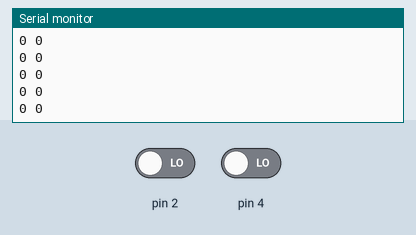
A sketch run on a simulated Arduino Uno, built with avr-gcc and run on an emulated ATmega328P. On the bench: the last lines printed to the serial monitor. The inputs (shaded band) are chosen by the test bench; at power-on: pin 2 LOW, pin 4 LOW.

Above: at 1.2 s.
1.3 s: pin 2 driven HIGH
At 1.42 s:
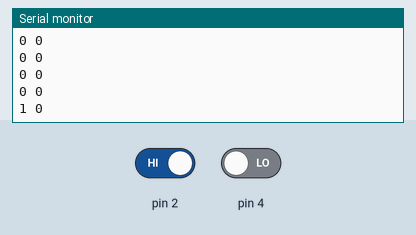
2.8 s: pin 4 driven HIGH
At 2.93 s:
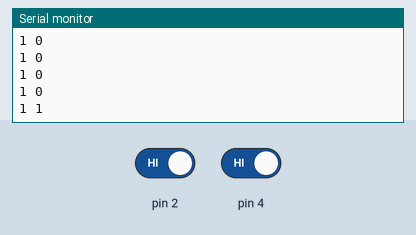
4.3 s: pin 2 driven LOW
At 4.43 s:
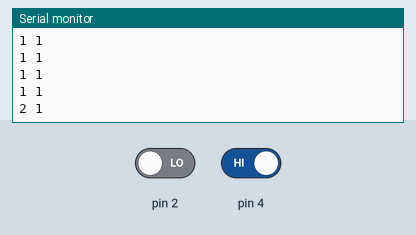
5.8 s: pin 4 driven LOW
At 5.94 s:
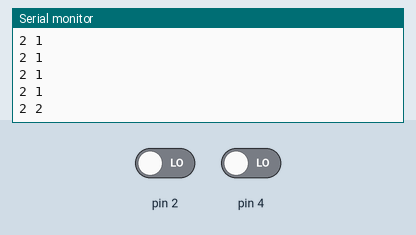
Timing chart, 0 to 8.3 s (numbered marks = the images above; inputs shaded):
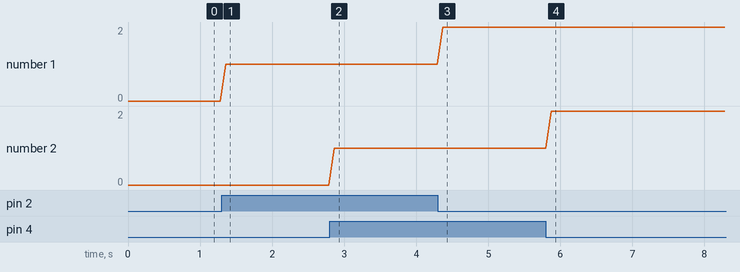

The sketch:

encoder_free_rtos.ino
```cpp
#include "Wire.h"
#include <Arduino_FreeRTOS.h>
#include <semphr.h>
#include "PinChangeInt.h"

SemaphoreHandle_t encoderMutex;

void setup() {
  Serial.begin(115200);
  while(!Serial) {}
  Wire.begin();

  encoderMutex = xSemaphoreCreateMutex();
  attachPinChangeInterrupt(2, EncoderCountLeftA, CHANGE);
  attachPinChangeInterrupt(4, EncoderCountRightA, CHANGE);

  xTaskCreate(encoder_task, "Encoder task", 128, NULL, 1, NULL);
}

volatile unsigned long encoder_count_left_a;
volatile unsigned long encoder_count_right_a;

void EncoderCountLeftA()
{
  encoder_count_left_a++;
}

void EncoderCountRightA()
{
  encoder_count_right_a++;
}

void encoder_task(void* pvParameters) {
  (void) pvParameters;

  while (true) {

    if (xSemaphoreTake(encoderMutex, portMAX_DELAY) == pdTRUE) {
      Serial.println(String(encoder_count_left_a) + " " + String(encoder_count_right_a));
      xSemaphoreGive(encoderMutex);
    }

    vTaskDelay(5);
  }
}

void loop() {
}
```

Measured:
- after the input at 1.3 s, the serial monitor: prints a new line after 0.06 s (image 1)
- after the input at 2.8 s, the serial monitor: prints a new line after 0.06 s (image 2)
- after the input at 4.3 s, the serial monitor: prints a new line after 0.07 s (image 3)
- after the input at 5.8 s, the serial monitor: prints a new line after 0.07 s (image 4)
- plotted number 1: 0 → 1 after the input at 1.3 s, 1 → 2 after the input at 4.3 s
